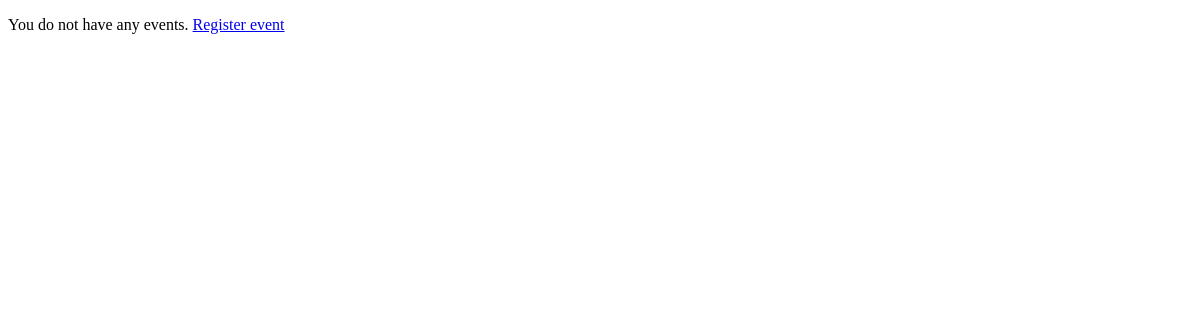
Page /events/list/ (signed in) on the earlier database version.
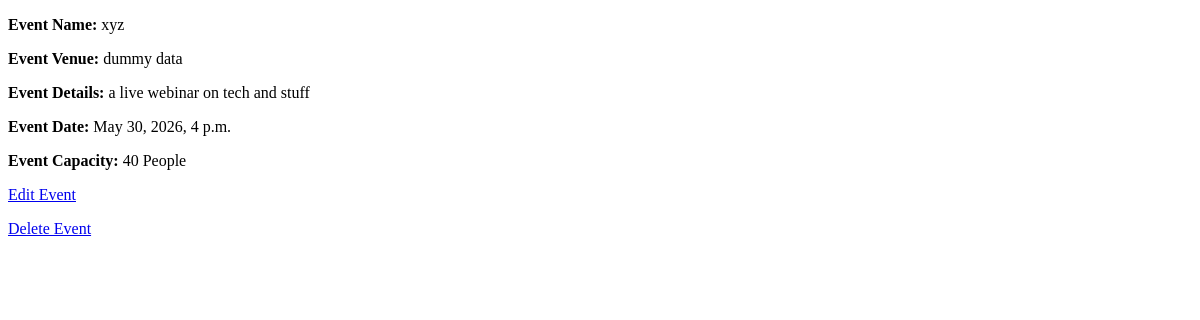
Same page on the later database version.
### events/models.py (models this page shows)
class Events(models.Model):
    event_name = models.CharField(max_length=200)
    event_venue = models.CharField(max_length=200 )
    event_date = models.DateTimeField()
    event_capacity = models.IntegerField()
    event_type = models.CharField(max_length=200 )
    event_details = models.TextField()
    user = models.ForeignKey(settings.AUTH_USER_MODEL, on_delete=models.CASCADE, related_name='events')

### events/views.py (the view)
# urls.py: path('list/', views.event_list, name='event_list'),
@login_required
def event_list(request):
    event = Events.objects.filter(user = request.user)
    return render(request, 'events/event_list.html',{'event':event})

### events/templates/events/event_list.html
{% extends 'base.html' %}
{% block content %}
{% if event %}
{% for e in event %}
<div>
    <p><strong>Event Name: </strong>{{e.event_name}}</p>
    <p><strong>Event Venue: </strong>{{e.event_venue}}</p>
    <p><strong>Event Details: </strong>{{e.event_details}}</p>
    <p><strong>Event Date: </strong>{{e.event_date}}</p>
    <p><strong>Event Capacity: </strong>{{e.event_capacity}} People</p>
    <p><a href="{% url 'events:edit_event' e.id %}">Edit Event</a></p>
    <p><a href="{% url 'events:delete_event' e.id %}">Delete Event</a></p>
</div>
{% endfor %}
{% else %}
<p>You do not have any events. <a href="{% url 'events:create_event' %}">Register event</a></p>
{% endif %}
{% endblock %}

Differences in the rows shown:
added Events: event_name "xyz", event_venue "dummy data", event_details "a live webinar on tech and stuff", event_date "May 30, 2026, 4 p.m.", event_capacity "40"
Other differences:
text no longer shown: "You do not have any events. Register event"
